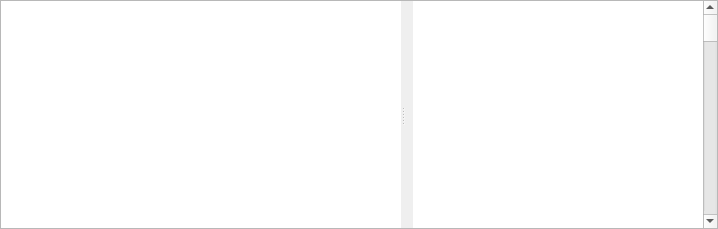
<?xml version="1.0" encoding="UTF-8"?>
<!--
SPDX-FileCopyrightText: 2019-2026 Mattia Basaglia <dev@dragon.best>

SPDX-License-Identifier: GPL-3.0-or-later
-->
<ui version="4.0">
 <class>glaxnimate::gui::CompoundTimelineWidget</class>
 <widget class="QWidget" name="glaxnimate::gui::CompoundTimelineWidget">
  <property name="geometry">
   <rect>
    <x>0</x>
    <y>0</y>
    <width>718</width>
    <height>229</height>
   </rect>
  </property>
  <property name="contextMenuPolicy">
   <enum>Qt::ContextMenuPolicy::CustomContextMenu</enum>
  </property>
  <layout class="QVBoxLayout" name="verticalLayout">
   <property name="spacing">
    <number>0</number>
   </property>
   <property name="leftMargin">
    <number>0</number>
   </property>
   <property name="topMargin">
    <number>0</number>
   </property>
   <property name="rightMargin">
    <number>0</number>
   </property>
   <property name="bottomMargin">
    <number>0</number>
   </property>
   <item>
    <widget class="glaxnimate::gui::CompositionTabBar" name="tab_bar" native="true">
     <property name="sizePolicy">
      <sizepolicy hsizetype="Preferred" vsizetype="Fixed">
       <horstretch>0</horstretch>
       <verstretch>0</verstretch>
      </sizepolicy>
     </property>
    </widget>
   </item>
   <item>
    <widget class="QFrame" name="frame">
     <property name="frameShape">
      <enum>QFrame::Shape::StyledPanel</enum>
     </property>
     <property name="frameShadow">
      <enum>QFrame::Shadow::Sunken</enum>
     </property>
     <layout class="QHBoxLayout" name="horizontalLayout_4">
      <property name="spacing">
       <number>0</number>
      </property>
      <property name="leftMargin">
       <number>0</number>
      </property>
      <property name="topMargin">
       <number>0</number>
      </property>
      <property name="rightMargin">
       <number>0</number>
      </property>
      <property name="bottomMargin">
       <number>0</number>
      </property>
      <item>
       <widget class="QSplitter" name="splitter">
        <property name="orientation">
         <enum>Qt::Orientation::Horizontal</enum>
        </property>
        <property name="childrenCollapsible">
         <bool>false</bool>
        </property>
        <widget class="glaxnimate::gui::TimelineTreeview" name="properties">
         <property name="sizePolicy">
          <sizepolicy hsizetype="Preferred" vsizetype="Expanding">
           <horstretch>0</horstretch>
           <verstretch>0</verstretch>
          </sizepolicy>
         </property>
         <property name="minimumSize">
          <size>
           <width>400</width>
           <height>0</height>
          </size>
         </property>
         <property name="frameShape">
          <enum>QFrame::Shape::NoFrame</enum>
         </property>
         <property name="verticalScrollBarPolicy">
          <enum>Qt::ScrollBarPolicy::ScrollBarAlwaysOff</enum>
         </property>
         <property name="horizontalScrollBarPolicy">
          <enum>Qt::ScrollBarPolicy::ScrollBarAlwaysOff</enum>
         </property>
         <property name="dragEnabled">
          <bool>true</bool>
         </property>
         <property name="dragDropMode">
          <enum>QAbstractItemView::DragDropMode::InternalMove</enum>
         </property>
         <property name="alternatingRowColors">
          <bool>true</bool>
         </property>
         <property name="selectionMode">
          <enum>QAbstractItemView::SelectionMode::ExtendedSelection</enum>
         </property>
         <property name="selectionBehavior">
          <enum>QAbstractItemView::SelectionBehavior::SelectRows</enum>
         </property>
         <property name="rootIsDecorated">
          <bool>true</bool>
         </property>
         <property name="uniformRowHeights">
          <bool>true</bool>
         </property>
         <property name="animated">
          <bool>false</bool>
         </property>
         <attribute name="headerMinimumSectionSize">
          <number>32</number>
         </attribute>
         <attribute name="headerDefaultSectionSize">
          <number>32</number>
         </attribute>
        </widget>
        <widget class="QWidget" name="horizontalWidget" native="true">
         <property name="sizePolicy">
          <sizepolicy hsizetype="Preferred" vsizetype="Preferred">
           <horstretch>1</horstretch>
           <verstretch>0</verstretch>
          </sizepolicy>
         </property>
         <layout class="QHBoxLayout" name="horizontalLayout_2">
          <property name="spacing">
           <number>0</number>
          </property>
          <property name="leftMargin">
           <number>8</number>
          </property>
          <property name="topMargin">
           <number>0</number>
          </property>
          <property name="rightMargin">
           <number>0</number>
          </property>
          <property name="bottomMargin">
           <number>0</number>
          </property>
          <item>
           <widget class="glaxnimate::gui::TimelineWidget" name="timeline">
            <property name="sizePolicy">
             <sizepolicy hsizetype="Expanding" vsizetype="Expanding">
              <horstretch>1</horstretch>
              <verstretch>0</verstretch>
             </sizepolicy>
            </property>
            <property name="frameShape">
             <enum>QFrame::Shape::NoFrame</enum>
            </property>
            <property name="verticalScrollBarPolicy">
             <enum>Qt::ScrollBarPolicy::ScrollBarAlwaysOff</enum>
            </property>
            <property name="horizontalScrollBarPolicy">
             <enum>Qt::ScrollBarPolicy::ScrollBarAsNeeded</enum>
            </property>
           </widget>
          </item>
         </layout>
        </widget>
       </widget>
      </item>
      <item>
       <widget class="QScrollBar" name="scrollbar">
        <property name="pageStep">
         <number>1</number>
        </property>
        <property name="orientation">
         <enum>Qt::Orientation::Vertical</enum>
        </property>
       </widget>
      </item>
     </layout>
    </widget>
   </item>
  </layout>
  <action name="action_add_keyframe">
   <property name="text">
    <string>Add Keyframe</string>
   </property>
  </action>
  <action name="action_remove_all_keyframes">
   <property name="text">
    <string>&amp;Clear Animations</string>
   </property>
  </action>
 </widget>
 <customwidgets>
  <customwidget>
   <class>glaxnimate::gui::TimelineWidget</class>
   <extends>QGraphicsView</extends>
   <header>widgets/timeline/timeline_widget.hpp</header>
   <slots>
    <signal>scrolled(int)</signal>
   </slots>
  </customwidget>
  <customwidget>
   <class>glaxnimate::gui::CompositionTabBar</class>
   <extends>QWidget</extends>
   <header>widgets/tab_bar/composition_tab_bar.hpp</header>
   <container>1</container>
  </customwidget>
  <customwidget>
   <class>glaxnimate::gui::TimelineTreeview</class>
   <extends>QTreeView</extends>
   <header>widgets/timeline/timeline_treeview.hpp</header>
  </customwidget>
 </customwidgets>
 <resources/>
 <connections>
  <connection>
   <sender>properties</sender>
   <signal>expanded(QModelIndex)</signal>
   <receiver>glaxnimate::gui::CompoundTimelineWidget</receiver>
   <slot>expand_index(QModelIndex)</slot>
   <hints>
    <hint type="sourcelabel">
     <x>173</x>
     <y>192</y>
    </hint>
    <hint type="destinationlabel">
     <x>419</x>
     <y>488</y>
    </hint>
   </hints>
  </connection>
  <connection>
   <sender>properties</sender>
   <signal>collapsed(QModelIndex)</signal>
   <receiver>glaxnimate::gui::CompoundTimelineWidget</receiver>
   <slot>collapse_index(QModelIndex)</slot>
   <hints>
    <hint type="sourcelabel">
     <x>91</x>
     <y>226</y>
    </hint>
    <hint type="destinationlabel">
     <x>110</x>
     <y>368</y>
    </hint>
   </hints>
  </connection>
  <connection>
   <sender>properties</sender>
   <signal>clicked(QModelIndex)</signal>
   <receiver>glaxnimate::gui::CompoundTimelineWidget</receiver>
   <slot>click_index(QModelIndex)</slot>
   <hints>
    <hint type="sourcelabel">
     <x>208</x>
     <y>137</y>
    </hint>
    <hint type="destinationlabel">
     <x>253</x>
     <y>355</y>
    </hint>
   </hints>
  </connection>
  <connection>
   <sender>timeline</sender>
   <signal>scrolled(int)</signal>
   <receiver>scrollbar</receiver>
   <slot>setValue(int)</slot>
   <hints>
    <hint type="sourcelabel">
     <x>544</x>
     <y>116</y>
    </hint>
    <hint type="destinationlabel">
     <x>712</x>
     <y>105</y>
    </hint>
   </hints>
  </connection>
 </connections>
 <slots>
  <slot>select_index(QModelIndex)</slot>
  <slot>custom_context_menu(QPoint)</slot>
  <slot>expand_index(QModelIndex)</slot>
  <slot>collapse_index(QModelIndex)</slot>
  <slot>click_index(QModelIndex)</slot>
 </slots>
</ui>
